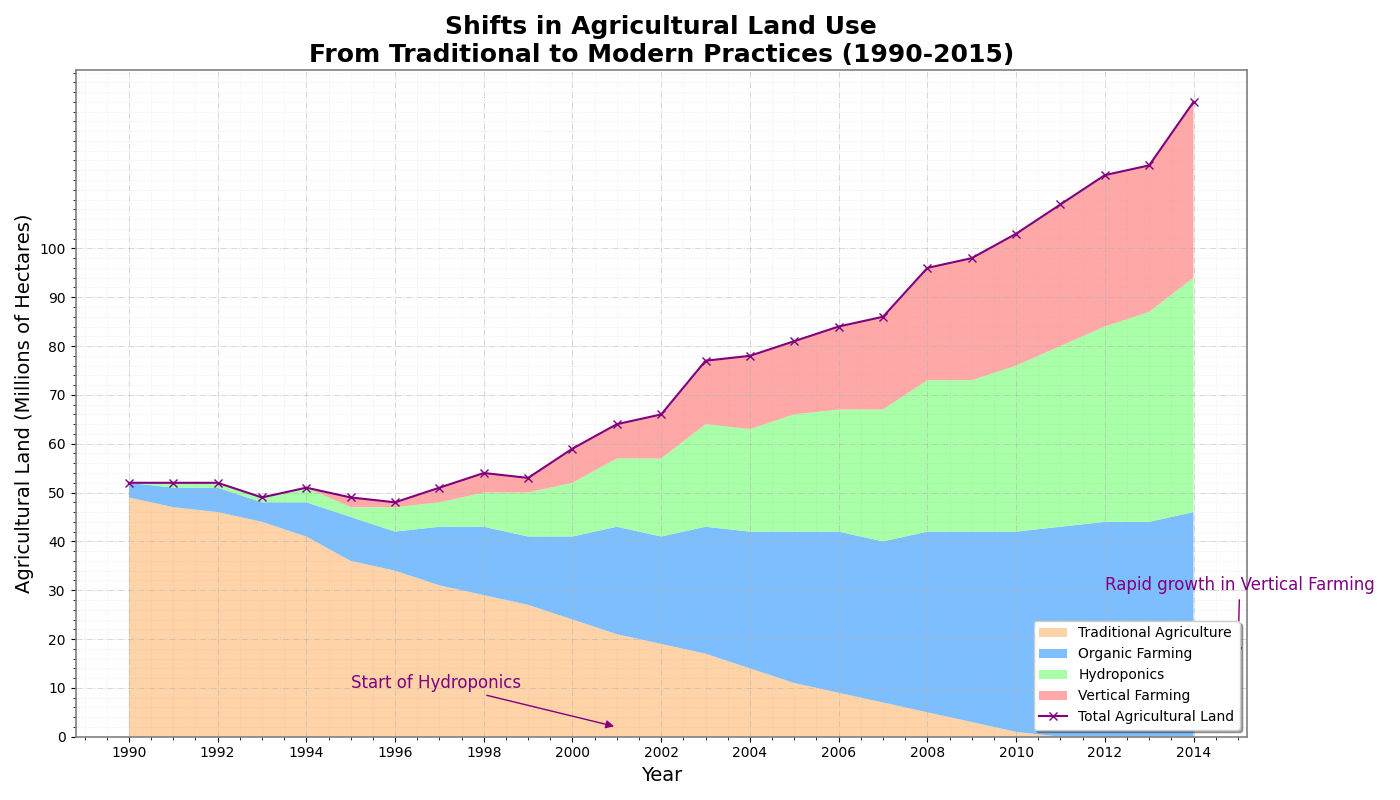

This chart was generated by the following Python code:
import matplotlib.pyplot as plt
import numpy as np

years = np.arange(1990, 2015)
traditional_agriculture = np.array([49, 47, 46, 44, 41, 36, 34, 31, 29, 27, 24, 21, 19, 17, 14, 11, 9, 7, 5, 3, 1, 0, 0, 0, 0])
organic_farming = np.array([3, 4, 5, 4, 7, 9, 8, 12, 14, 14, 17, 22, 22, 26, 28, 31, 33, 33, 37, 39, 41, 43, 44, 44, 46])
hydroponics = np.array([0, 1, 1, 1, 3, 2, 5, 5, 7, 9, 11, 14, 16, 21, 21, 24, 25, 27, 31, 31, 34, 37, 40, 43, 48])
vertical_farming = np.array([0, 0, 0, 0, 0, 2, 1, 3, 4, 3, 7, 7, 9, 13, 15, 15, 17, 19, 23, 25, 27, 29, 31, 30, 36])

total_agriculture = (traditional_agriculture + organic_farming + hydroponics + vertical_farming)

fig, ax = plt.subplots(figsize=(14, 8))

ax.stackplot(years, traditional_agriculture, organic_farming, hydroponics, vertical_farming,
             labels=['Traditional Agriculture', 'Organic Farming', 'Hydroponics', 'Vertical Farming'],
             colors=['#ffcc99', '#66b3ff', '#99ff99', '#ff9999'], alpha=0.85)

ax.plot(years, total_agriculture, label='Total Agricultural Land', color='purple', linestyle='-', marker='x')

ax.set_title("Shifts in Agricultural Land Use\nFrom Traditional to Modern Practices (1990-2015)", fontsize=18, fontweight='bold')
ax.set_xlabel("Year", fontsize=14)
ax.set_ylabel("Agricultural Land (Millions of Hectares)", fontsize=14)

ax.set_xticks(years[::2])
ax.set_yticks(np.arange(0, 101, 10))
ax.grid(True, linestyle='-.', linewidth=0.7, alpha=0.5)
ax.minorticks_on()
ax.grid(which='minor', linestyle=':', linewidth=0.5, alpha=0.3)

ax.legend(loc='lower right', fontsize=10, shadow=True)

for spine in ax.spines.values():
    spine.set_visible(True)
    spine.set_color('gray')
    spine.set_linewidth(1.2)

ax.annotate('Start of Hydroponics', xy=(2001, 2), xytext=(1995, 10),
            arrowprops=dict(arrowstyle='-|>', color='purple'), fontsize=12, color='purple')
ax.annotate('Rapid growth in Vertical Farming', xy=(2015, 16), xytext=(2012, 30),
            arrowprops=dict(arrowstyle='-|>', color='purple'), fontsize=12, color='purple')

fig.tight_layout()

plt.show()
